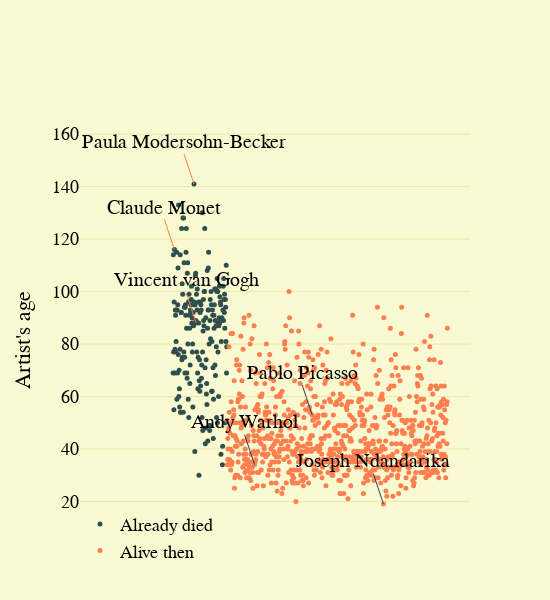

Source (notebook cell):
### Code cell
df = pd.read_csv('ArtistsFirst.csv')
big_names = ["Vincent van Gogh","Claude Monet","Pablo Picasso","Andy Warhol",
'Paula Modersohn-Becker','Joseph Ndandarika']
#df = df.sort_values(by="AgeFirstObtained",ascending=False)
df_died = df[df['AliveToSee']==False]
df_alive = df[df['AliveToSee']==True]

df_big_died = df[(df['Artist'].isin(big_names)) & (df['AliveToSee'] == False)]
df_big_alive = df[(df['Artist'].isin(big_names)) & (df['AliveToSee'] == True)]

count = df.shape[0]
x_died = list(range(0,df_alive.shape[0]))
x_alive = list(range(df_died.shape[0],df_alive.shape[0]+df_died.shape[0]))
traces = []

traces.append(
    go.Scatter(x=x_died,y=df_died['AgeFirstObtained'], mode='markers', marker = dict(
                            color='DarkSlateGray', size = 5
                        ), showlegend=True, name = "Already died",  hovertemplate = 
                        '%{text}', text = df_died['Artist'], 
                )
    )

traces.append(
    go.Scatter(x=x_alive,y=df_alive['AgeFirstObtained'], mode='markers', marker = dict(
                            color='Coral', size = 5,
                        ), showlegend=True, name = "Alive then",  hovertemplate = 
                        '%{text}', text = df_alive['Artist'], 
                )
    )



annotations = [
    dict(
        x= x, 
        y= y,
        text=n if n in big_names else "", 
        font = {'color':'Black','size':20},
        showarrow=True if n in big_names else False,
        arrowcolor='Coral',
        arrowsize = 4,
        xanchor='center',  # Position of text relative to x axis (left/right/center)
        yanchor='bottom',  # Position of text relative to y axis (top/bottom/middle)
    ) for n, x, y in zip(df_died['Artist'], x_died, df_died['AgeFirstObtained'])
]

annotations += [
    dict(
        x= x, 
        y= y,
        text=n if n in big_names else "", 
        font = {'color':'black','size':20,},
        showarrow=True if n in big_names else False,
        
        xanchor='center',  # Position of text relative to x axis (left/right/center)
        yanchor='bottom',  # Position of text relative to y axis (top/bottom/middle)
    ) for n, x, y in zip(df_alive['Artist'], x_alive, df_alive['AgeFirstObtained'])]

layout = dict(
            title="", 
            yaxis_title= "Artist's age", 
            xaxis_title= "",
            xaxis= { "fixedrange": False, 'nticks': 10,'gridcolor':'darkgrey','zeroline':False, 'showgrid':False, 'visible':False },
            yaxis= {"fixedrange": False, 'gridcolor':'PaleGoldenRod','zeroline':False},
            paper_bgcolor='LightGoldenRodYellow',
            plot_bgcolor='LightGoldenRodYellow', 
            font= {'color': 'black','family':font_used,'size':18}, margin= {'b': 50, 't': 130}, 
            legend= {'x':0.0,'y':-.045},
            annotations = annotations,
            width=550,
            height = 600,
)
dead_chart = go.Figure(data=traces,
    layout=layout,
)
dead_chart.show()
dead_chart.write_image("../../Google Drive/MoMA_extracts/artist_age_first_acquired_blank.pdf")
